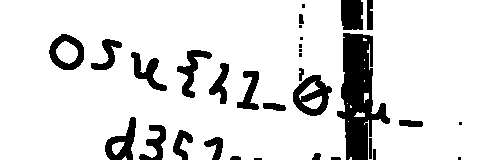
#> input picture osu!gaming CTF/crypto_beyond-wood/crop_ext0_erode.png, 500 x 160 px
$ python ocr_custom2.py
#> lines starting #> are read from the running program, lines starting #| are printed output that depends on the picture; after the words box and inside, x2 and y2 are one past the last pixel; in counts of white or black regions, pixels touching at a corner belong together
import numpy as np
from PIL import Image, ImageFont, ImageDraw

img = Image.open("crop_ext0_erode.png")
#> img is the input picture: PIL image 500x160 L; 87% white; 32 black regions (9 under 20 px), largest, box (x1, y1, x2, y2) and area: (337, 33, 390, 160) 3562, (293, 75, 332, 116) 849, (105, 117, 136, 160) 634
arr = np.array(img)
bin_img = (arr < 128).astype(np.uint8)
col_sum = bin_img.sum(axis=0)
#> col_sum = 500 values, max 157 at index 346, min 0 at index 0, mean 20.83
threshold = 3
segments = []
in_char = False
start = 0
for i, val in enumerate(col_sum):
    if val > threshold and not in_char:
        in_char = True
        start = i
    elif val <= threshold and in_char:
        if i - start > 3:
            segments.append((start, i))
        in_char = False
#> this loop made 500 passes
#> (val, in_char) on pass 50: (4, True)
#> in_char on passes 85, 92, 168, 174, 230, 233: False, True, False, True, False, True
#> after the loop, in_char = False; segments = [(49, 84), (91, 167), (173, 229), (232, 259), (263, 285), (293, 332), (337, 390), (399, 423)]; start = 459
if in_char:
    segments.append((start, len(col_sum)))

font = ImageFont.load_default()
chars = []
for seg in segments:
    x1, x2 = seg
    char_bin = bin_img[:, x1:x2]
    rows = np.where(char_bin.sum(axis=1) > 0)[0]
    if len(rows) == 0:
        continue
    y1, y2 = rows[0], rows[-1]+1
    char_bin = char_bin[y1:y2, :]
    char_img = Image.fromarray((1-char_bin)*255)
    char_img = char_img.resize((20,30), Image.NEAREST)
    char_arr = np.array(char_img)/255.0
    best_char='?'
    best_score=-1
    for ch in "abcdefghijklmnopqrstuvwxyz0123456789_-{}":
        sample = Image.new('L',(20,30),255)
        draw = ImageDraw.Draw(sample)
        bbox = font.getbbox(ch)
        w = bbox[2]-bbox[0]
        h = bbox[3]-bbox[1]
        draw.text(((20-w)/2, (30-h)/2), ch, font=font, fill=0)
        sample_arr = np.array(sample)/255.0
        num = np.sum((1-char_arr)*(1-sample_arr))
        denom = np.sqrt(np.sum((1-char_arr)**2)*np.sum((1-sample_arr)**2))
        score = num/denom if denom else 0
        if score > best_score:
            best_score=score
            best_char=ch
    chars.append(best_char)
#> this loop made 8 passes
#> (x1, x2, y1, y2) on passes 1, 2, 3, 4, 6, 7: (49, 84, 34, 70), (91, 167, 39, 160), (173, 229, 50, 160), (232, 259, 71, 160), (293, 332, 4, 160), (337, 390, 0, 160)
#> (x1, x2, rows, y1, y2) on passes 5, 8: (263, 285, [103, 104, 105, 106, 107, 108, 109, 110], 103, 111), (399, 423, [120, 121, 122, 123, 124, 125, 126], 120, 127)
#> pass 1, `char_bin = bin_img[:, x1:x2]`:
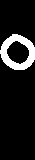
#> char_bin: shape (160, 35); values 0 (black) and 1 (white), 10.9% white; 1 white region, box (x1, y1, x2, y2) and area: (0, 34, 35, 70) 613
#> pass 1, `char_bin = char_bin[y1:y2, :]`:
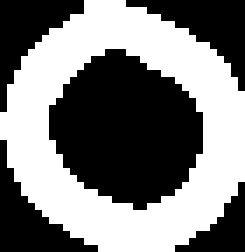
#> char_bin: shape (36, 35) (shown 7 times larger); values 0 (black) and 1 (white), 48.7% white; 1 white region, box (x1, y1, x2, y2) and area: (0, 0, 35, 36) 613
#> pass 1, `char_img = char_img.resize((20,30), Image.NEAREST)`:
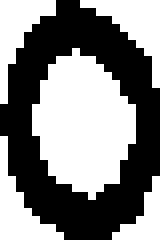
#> char_img: PIL image 20x30 L (shown 8 times larger); 51.7% white; 1 black region, box (x1, y1, x2, y2) and area: (0, 0, 20, 30) 290
#> after the loop, chars = ['_', '_', 'a', '}', 'w', '9', '8', 'w']
print('segments',segments)
#| segments [(49, 84), (91, 167), (173, 229), (232, 259), (263, 285), (293, 332), (337, 390), (399, 423)]
print('decoded',''.join(chars))
#| decoded __a}w98w
